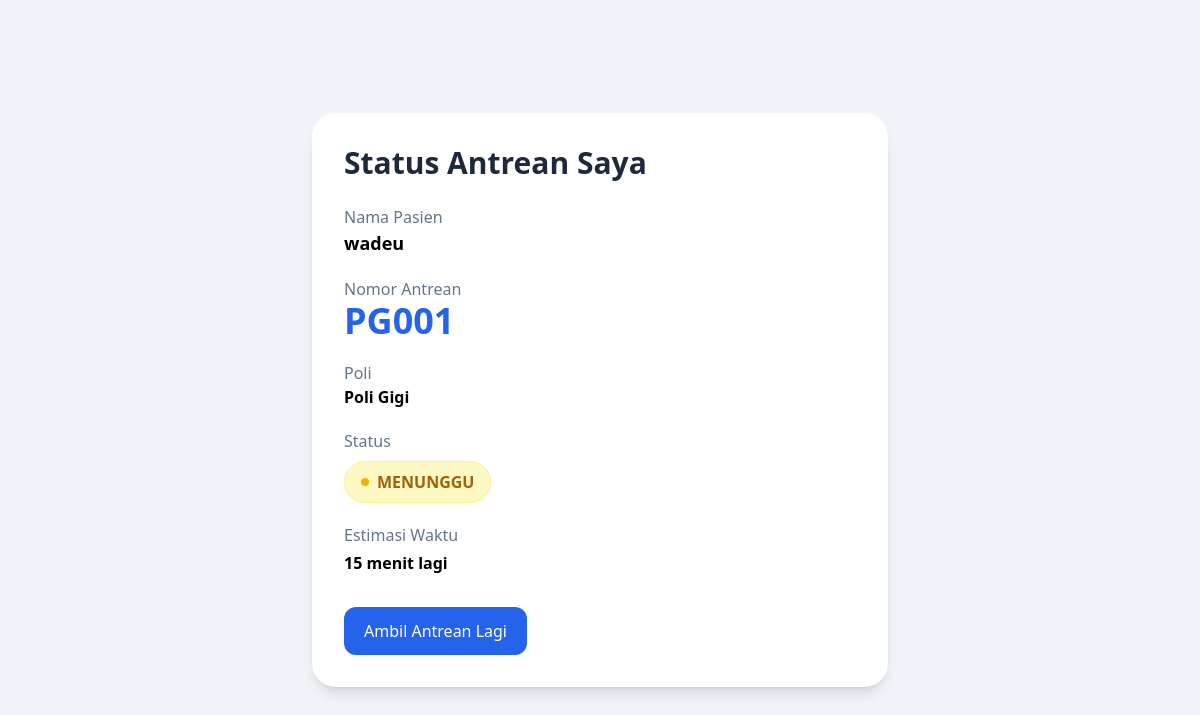
Page /status-antrean/1 on the earlier database version.
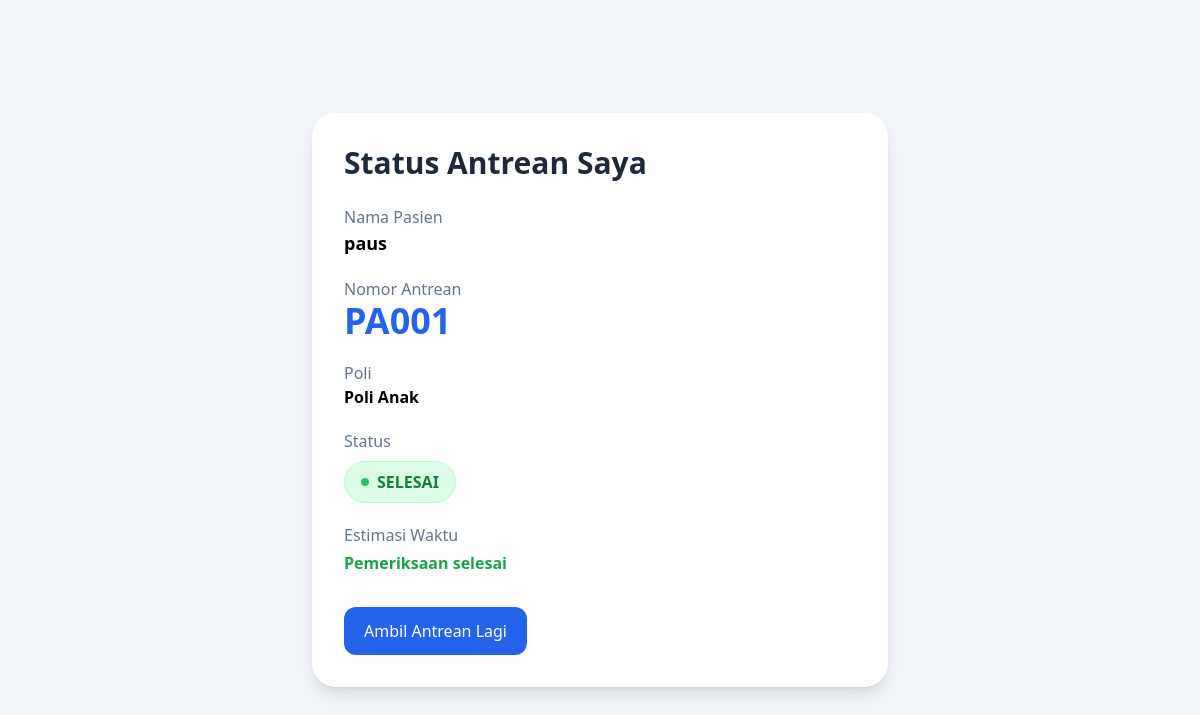
Same page on the later database version.
### tables this page shows
CREATE TABLE pasien (
            id INTEGER PRIMARY KEY AUTOINCREMENT,
            nik TEXT NOT NULL,
            nama TEXT NOT NULL,
            umur INTEGER NOT NULL,
            jenis_kelamin TEXT NOT NULL,
            no_hp TEXT NOT NULL
        );

CREATE TABLE antrean (
            id INTEGER PRIMARY KEY AUTOINCREMENT,
            id_pasien INTEGER NOT NULL,
            no_antrean TEXT NOT NULL,
            poli TEXT NOT NULL,
            status TEXT NOT NULL,
            waktu_daftar TEXT NOT NULL,
            FOREIGN KEY (id_pasien) REFERENCES pasien(id)
        );

### main.py (the view)
@app.route("/status-antrean/<int:id_antrean>")
def status_antrean(id_antrean):
    conn = get_db()
    antrean = conn.execute("""
        SELECT antrean.*, pasien.nama
        FROM antrean
        JOIN pasien ON antrean.id_pasien = pasien.id
        WHERE antrean.id = ?
    """, (id_antrean,)).fetchone()
    if antrean:
        estimasi = hitung_estimasi(
            conn,
            antrean["poli"],
            antrean["id"],
            antrean["status"]
        )
    else:
        estimasi = 0
    conn.close()
    return render_template(
        "pasien/status_antrean.html",
        antrean=antrean,
        estimasi=estimasi
    )

### main.py (called while the page is built)
def get_db():
    conn = sqlite3.connect("klinik_antri.db")
    conn.row_factory = sqlite3.Row
    return conn

def hitung_estimasi(conn, poli, id_antrean, status):
    if status == "MENUNGGU":
        posisi = conn.execute("""
            SELECT COUNT(*)
            FROM antrean
            WHERE poli = ?
            AND status = 'MENUNGGU'
            AND id <= ?
        """, (poli, id_antrean)).fetchone()[0]
        return posisi * 15
    return 0

### templates/pasien/status_antrean.html (shortened to what this page needs)
<!DOCTYPE html>
<html lang="id">
<head>
    <script src="https://cdn.tailwindcss.com"></script>
</head>
<body class="bg-slate-100 min-h-screen flex items-center justify-center p-6">
    <div class="bg-white shadow-lg rounded-3xl p-8 w-full max-w-xl">
        <h1 class="text-3xl font-bold text-slate-800 mb-6">
            Status Antrean Saya
        </h1>
        {% if antrean %}
        <div class="space-y-5">
            <div>
                <p class="text-slate-500">Nama Pasien</p>
                <p class="font-semibold text-lg">
                    {{ antrean.nama }}
                </p>
            </div>
            <div>
                <p class="text-slate-500">Nomor Antrean</p>
                <p class="text-4xl font-bold text-blue-600">
                    {{ antrean.no_antrean }}
                </p>
            </div>
            <div>
                <p class="text-slate-500">Poli</p>
                <p class="font-semibold">
                    {{ antrean.poli }}
                </p>
            </div>
            <div>
                <p class="text-slate-500 mb-2">Status</p>
                {% if antrean.status == "MENUNGGU" %}
                    <span class="inline-flex items-center gap-2 px-4 py-2 rounded-full bg-yellow-100 text-yellow-700 border border-yellow-200 font-semibold">
                        <span class="w-2 h-2 bg-yellow-500 rounded-full"></span>
                        MENUNGGU
                    </span>
                {% elif antrean.status == "DIPERIKSA" %}
                    <span class="inline-flex items-center gap-2 px-4 py-2 rounded-full bg-blue-100 text-blue-700 border border-blue-200 font-semibold">
                        <span class="w-2 h-2 bg-blue-500 rounded-full"></span>
                        DIPERIKSA
                    </span>
                {% elif antrean.status == "SELESAI" %}
                    <span class="inline-flex items-center gap-2 px-4 py-2 rounded-full bg-green-100 text-green-700 border border-green-200 font-semibold">
                        <span class="w-2 h-2 bg-green-500 rounded-full"></span>
                        SELESAI
                    </span>
                {% endif %}
            </div>
            <div>
                <p class="text-slate-500">Estimasi Waktu</p>
                {% if antrean.status == "MENUNGGU" %}
                    <p class="font-semibold mt-1">
                        {{ estimasi }} menit lagi
                    </p>
                {% elif antrean.status == "DIPERIKSA" %}
                    <p class="font-semibold text-blue-600 mt-1">
                        Sedang diperiksa dokter
                    </p>
                {% elif antrean.status == "SELESAI" %}
                    <p class="font-semibold text-green-600 mt-1">
                        Pemeriksaan selesai
                    </p>
                {% endif %}
            </div>
        </div>
        {% else %}
        <p class="text-slate-500">
            Belum ada data antrean.
        </p>
        {% endif %}
        <div class="mt-8">
            <a href="/ambil-antrean"
               class="inline-block bg-blue-600 hover:bg-blue-700 text-white px-5 py-3 rounded-xl transition">
                Ambil Antrean Lagi
            </a>
        </div>
    </div>
</body>
</html>

Differences in the rows shown:
no longer on this page (row edited): pasien: nama "wadeu"
now on this page (row edited): pasien: nama "paus"
changed antrean: no_antrean "PG001" → "PA001"; poli "Poli Gigi" → "Poli Anak"; status "MENUNGGU" → "SELESAI" (drawn)
Other differences:
{{ estimasi }}: "15" → (not shown)
text no longer shown: "MENUNGGU menit lagi"
text now shown: "SELESAI Pemeriksaan selesai"
